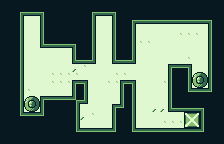

This game map was drawn from its Tiled (.tmx) file and the tilesets committed beside it. A one-line description and the full map source follow:
An orthogonal 28x18 tile map with 8x8 px tiles, 2 tile layers (bg, walls), 1 hidden layer not drawn, 10 tilesets.

<map version="1.9" tiledversion="1.9.2" orientation="orthogonal" renderorder="right-down" width="28" height="18" tilewidth="8" tileheight="8" infinite="0" nextlayerid="9" nextobjectid="1">
 <editorsettings>
  <export format="tmx" />
 </editorsettings>
 <tileset firstgid="1" name="background_tiles" tilewidth="8" tileheight="8" tilecount="12" columns="3">
  <image source="../piskel/background_tiles.png" width="24" height="32" />
 </tileset>
 <tileset firstgid="13" name="Floor_small" tilewidth="8" tileheight="8" tilecount="6" columns="3">
  <image source="Floor_small.png" width="24" height="16" />
 </tileset>
 <tileset firstgid="19" name="finish_point" tilewidth="16" tileheight="16" tilecount="4" columns="2">
  <image source="finish_point.png" width="32" height="32" />
 </tileset>
 <tileset firstgid="23" name="Rack 16bit.png" tilewidth="16" tileheight="16" tilecount="36" columns="6">
  <image source="Rack 16bit.png.png" width="104" height="104" />
 </tileset>
 <tileset firstgid="59" name="przelewowy" tilewidth="16" tileheight="16" tilecount="1" columns="1">
  <image source="../assets/sprites/przelewowy.png" width="16" height="16" />
 </tileset>
 <tileset firstgid="60" name="changing_button" tilewidth="16" tileheight="16" tilecount="1" columns="1">
  <image source="../piskel/changing_button.png" width="16" height="16" />
 </tileset>
 <tileset firstgid="61" name="Rack 16bit_sprite" tilewidth="16" tileheight="16" tilecount="1" columns="1">
  <image source="../assets/sprites/Rack 16bit_sprite.png" width="16" height="16" />
 </tileset>
 <tileset firstgid="62" name="steel switch sprite" tilewidth="16" tileheight="16" tilecount="1" columns="1">
  <image source="../assets/sprites/steel switch sprite.png" width="16" height="16" />
 </tileset>
 <tileset firstgid="63" name="Engineer" tilewidth="16" tileheight="16" tilecount="1" columns="1">
  <image source="../assets/sprites/Engineer.png" width="16" height="16" />
 </tileset>
 <tileset firstgid="64" name="background_tiles (1)" tilewidth="8" tileheight="8" tilecount="12" columns="3">
  <image source="../piskel/background_tiles (1).png" width="24" height="32" />
 </tileset>
 <layer id="1" name="bg" width="28" height="18" locked="1">
  <data encoding="csv">
16,16,16,16,16,16,16,16,16,16,16,16,16,16,16,16,16,16,16,16,16,16,16,16,16,16,16,16,
16,16,16,16,16,16,16,16,15,15,14,16,16,16,16,16,16,16,16,16,15,15,15,15,15,15,16,16,
16,16,16,16,16,16,16,16,14,14,14,16,16,16,15,16,16,16,16,16,16,16,16,16,16,16,16,16,
16,16,16,16,16,14,16,16,16,16,16,16,16,16,16,16,16,16,16,16,16,16,16,16,16,16,16,16,
16,16,16,16,16,14,16,16,16,16,16,16,16,16,16,16,16,16,16,16,16,16,15,15,15,16,16,16,
16,16,16,16,16,14,16,16,16,16,16,16,16,16,16,16,16,15,15,16,16,16,16,16,16,16,16,16,
16,16,16,16,16,16,16,16,16,15,15,16,16,16,16,16,16,16,16,16,16,16,16,16,16,16,16,16,
16,16,16,16,16,16,16,16,16,14,14,16,16,16,16,16,16,16,16,16,16,16,16,15,16,16,16,16,
16,16,16,16,16,16,16,16,16,14,15,16,16,16,16,16,16,16,16,16,16,16,16,15,16,16,16,16,
16,16,16,16,16,16,15,15,15,15,16,16,16,16,15,15,16,16,16,16,16,16,16,16,16,16,16,16,
16,16,16,16,16,16,15,15,15,15,16,16,16,15,15,15,16,16,16,16,15,15,16,16,16,16,16,16,
16,16,16,15,16,16,16,16,16,16,16,16,16,16,16,16,16,16,16,16,16,16,16,16,16,16,16,16,
16,16,16,15,16,16,16,16,16,16,16,16,16,16,16,16,16,16,16,16,16,16,16,15,15,16,16,16,
16,16,15,16,16,16,16,16,15,15,16,16,16,16,16,14,15,16,16,14,14,15,14,16,16,15,16,16,
16,16,15,16,16,16,16,16,14,15,14,15,16,16,16,14,15,16,16,16,16,16,16,16,16,15,16,16,
16,16,15,15,16,15,14,14,16,16,16,16,16,16,16,16,16,16,16,16,15,15,15,15,16,15,16,16,
16,16,15,15,16,14,16,16,16,16,16,16,16,16,16,16,16,16,16,16,16,16,16,16,16,15,15,16,
16,16,16,16,16,16,16,16,16,16,16,16,16,16,16,16,16,16,16,16,16,16,16,16,16,16,16,16
</data>
 </layer>
 <layer id="8" name="walls" width="28" height="18">
  <data encoding="csv">
1,1,1,1,1,1,1,1,1,1,1,1,1,1,1,1,1,1,1,1,1,1,1,1,1,1,1,1,
1,1,10,2684354564,2684354564,2684354570,1,1,1,1,1,10,2684354564,2684354564,2684354570,1,1,1,1,1,1,1,1,1,1,1,1,1,
1,1,4,0,0,3221225476,1,1,1,1,1,4,0,0,3221225476,1,10,2684354564,2684354564,2684354564,2684354564,2684354564,2684354564,2684354564,2684354564,2684354564,2684354570,1,
1,1,4,0,0,3221225476,1,1,1,1,1,4,0,0,3221225476,1,4,0,0,0,0,0,0,0,0,0,3221225476,1,
1,1,4,0,0,3221225476,1,1,1,1,1,4,0,0,3221225476,1,4,0,0,0,0,0,0,0,0,0,3221225476,1,
1,1,4,0,0,2684354568,2684354564,2684354564,2684354564,2684354570,1,4,0,0,3221225476,1,4,0,0,0,0,0,0,0,0,0,3221225476,1,
1,1,4,0,0,0,0,0,0,3221225476,1,4,0,0,3221225476,1,4,0,0,0,0,0,0,0,0,0,3221225476,1,
1,1,4,0,0,0,0,0,0,2684354568,2684354564,8,0,0,2684354568,2684354564,8,0,0,0,0,0,0,0,0,0,3221225476,1,
1,1,4,0,0,0,0,0,0,0,0,0,0,0,0,0,0,0,0,0,0,3221225480,1610612740,1610612744,0,0,3221225476,1,
1,1,4,0,0,0,0,0,0,0,0,0,0,0,0,0,0,0,0,0,0,3221225476,1,4,0,0,3221225476,1,
1,1,4,0,0,0,0,0,0,3221225480,1610612744,0,0,0,0,3221225480,1610612744,0,0,0,0,3221225476,1,4,60,0,3221225476,1,
1,1,4,0,0,0,0,0,0,3221225476,4,0,0,0,0,3221225476,4,0,0,0,0,3221225476,1,1610612746,1610612740,1610612740,3221225482,1,
1,1,4,0,0,3221225480,1610612740,1610612740,1610612740,74,8,0,0,0,0,3221225476,4,0,0,0,0,3221225476,1,1,1,1,1,1,
1,1,4,60,0,3221225476,1,1,1,4,0,0,0,0,3221225480,3221225482,4,0,0,0,0,2684354568,2684354564,2684354564,2684354564,2684354570,1,1,
1,1,1610612746,1610612740,1610612740,3221225482,1,1,1,4,0,0,0,0,3221225476,1,4,0,0,0,0,0,0,0,0,3221225476,1,1,
1,1,1,1,1,1,1,1,1,4,0,0,0,0,3221225476,1,4,0,0,0,0,0,0,22,0,3221225476,1,1,
1,1,1,1,1,1,1,1,1,1610612746,1610612740,1610612740,1610612740,1610612740,3221225482,1,1610612746,1610612740,1610612740,1610612740,1610612740,1610612740,1610612740,1610612740,1610612740,3221225482,1,1,
1,1,1,1,1,1,1,1,1,1,1,1,1,1,1,1,1,1,1,1,1,1,1,1,1,1,1,1
</data>
 </layer>
 <layer id="7" name="machines" width="28" height="18" visible="0">
  <data encoding="csv">
0,0,0,0,0,0,0,0,0,0,0,0,0,0,0,0,0,0,0,0,0,0,0,0,0,0,0,0,
0,0,0,0,0,0,0,0,0,0,0,0,0,0,0,0,0,0,0,0,0,0,0,0,0,0,0,0,
0,0,0,0,0,0,0,0,0,0,0,0,0,0,0,0,0,0,0,0,0,0,0,0,0,0,0,0,
0,0,0,0,0,0,0,0,0,0,0,0,62,0,0,0,0,0,0,0,0,0,0,0,0,0,0,0,
0,0,0,0,0,0,0,0,0,0,0,0,0,0,0,0,0,63,0,0,0,0,61,0,62,0,0,0,
0,0,0,59,0,0,0,0,0,0,0,0,0,0,0,0,0,0,0,0,0,0,0,0,0,0,0,0,
0,0,0,0,0,0,0,0,0,0,0,0,0,0,0,0,0,0,0,0,0,0,0,0,0,0,0,0,
0,0,0,0,0,0,0,0,0,0,0,0,0,0,0,0,0,0,0,0,0,0,0,0,0,0,0,0,
0,0,0,0,0,0,0,0,0,0,0,0,0,0,0,0,0,0,0,0,0,0,0,0,0,0,0,0,
0,0,0,0,0,0,0,0,0,61,0,0,0,0,0,61,0,0,0,0,0,0,0,0,0,0,0,0,
0,0,0,0,0,0,0,0,0,0,0,0,0,0,0,0,0,0,0,0,0,0,0,0,0,0,0,0,
0,0,0,0,0,0,0,0,0,0,0,0,0,0,0,0,0,61,0,61,0,0,0,0,0,0,0,0,
0,0,0,0,0,0,0,0,0,0,0,0,0,0,0,0,0,0,0,0,0,0,0,0,0,0,0,0,
0,0,0,0,0,0,0,0,0,0,0,0,0,0,0,0,0,0,0,0,0,0,0,0,0,0,0,0,
0,0,0,0,0,0,0,0,0,0,0,0,0,0,0,0,0,0,0,0,0,0,0,0,0,0,0,0,
0,0,0,0,0,0,0,0,0,0,0,0,63,0,0,0,0,0,0,0,0,61,0,0,0,0,0,0,
0,0,0,0,0,0,0,0,0,0,0,0,0,0,0,0,0,0,0,0,0,0,0,0,0,0,0,0,
0,0,0,0,0,0,0,0,0,0,0,0,0,0,0,0,0,0,0,0,0,0,0,0,0,0,0,0
</data>
 </layer>
</map>
